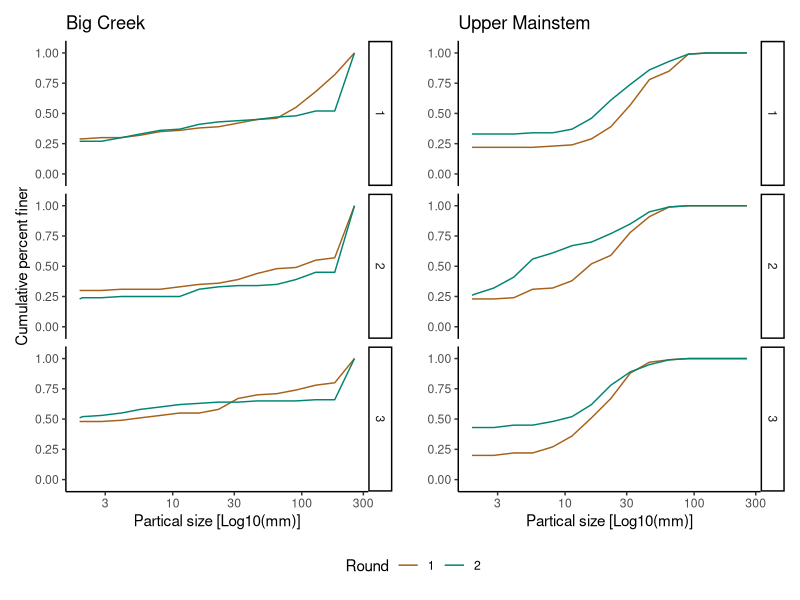
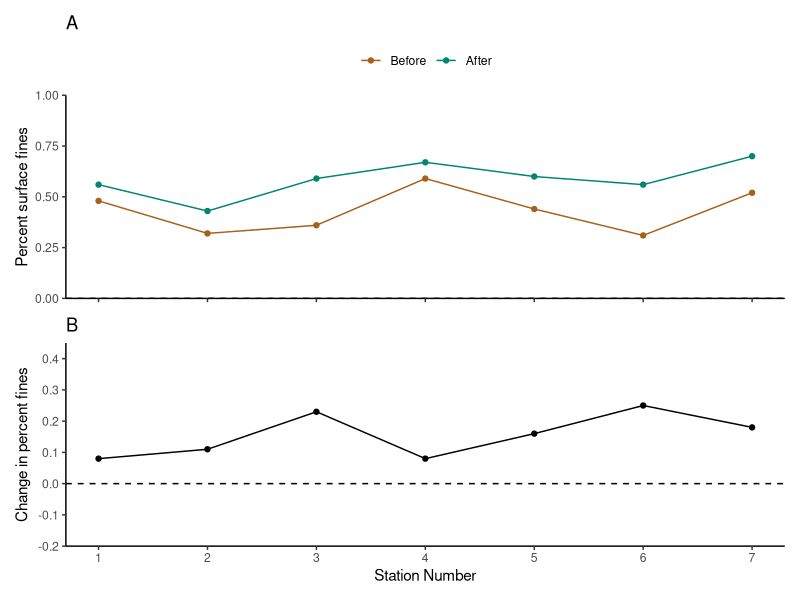
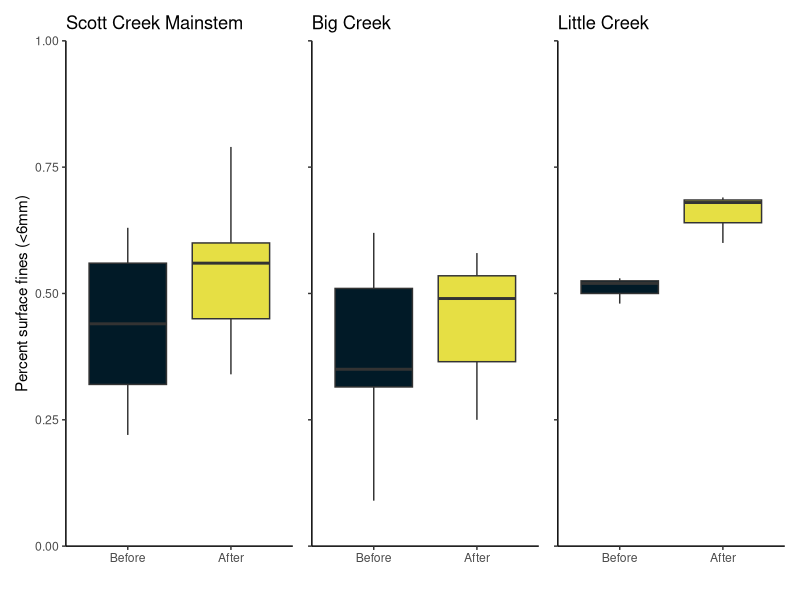
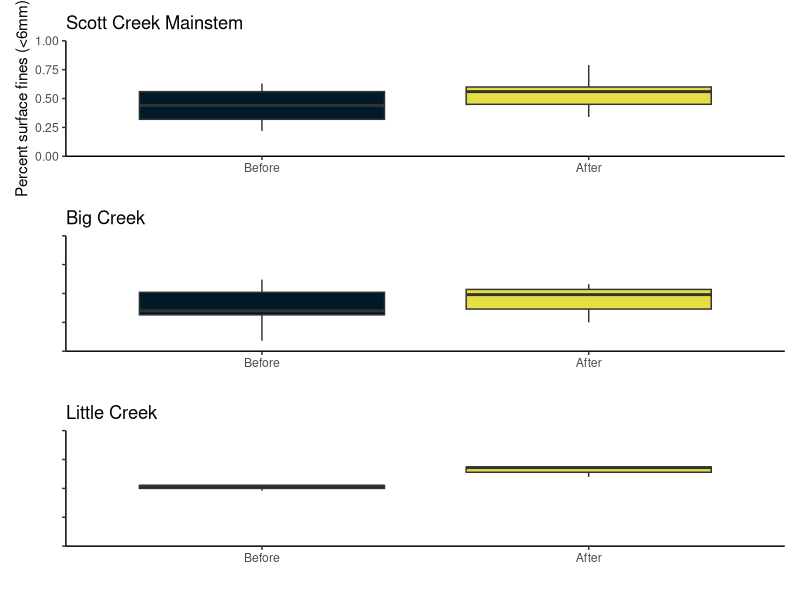
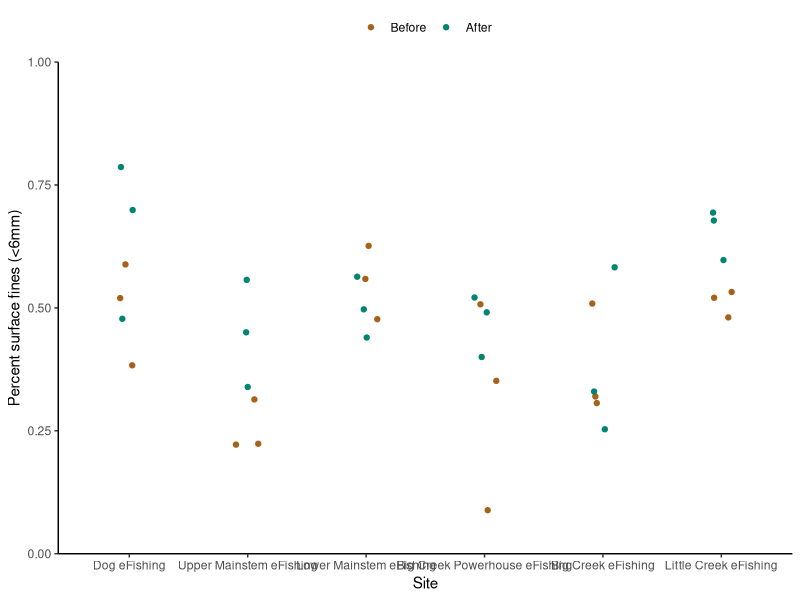
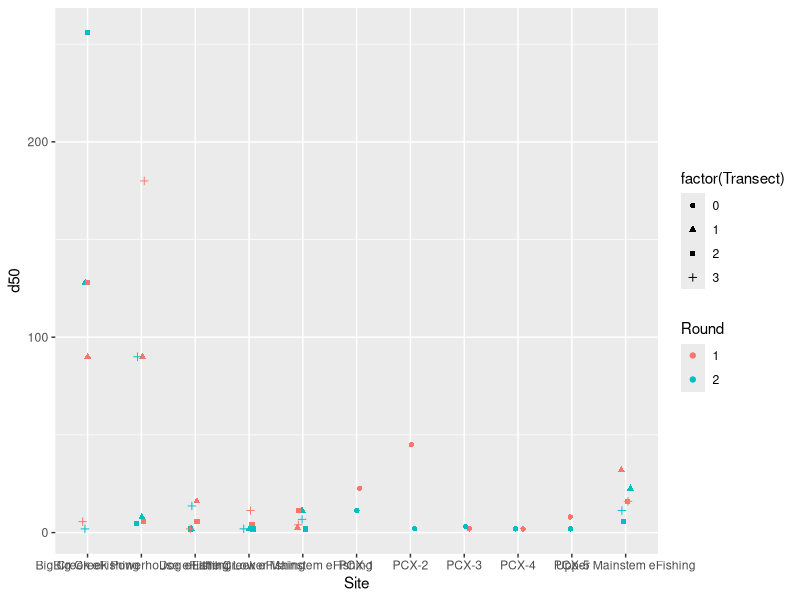
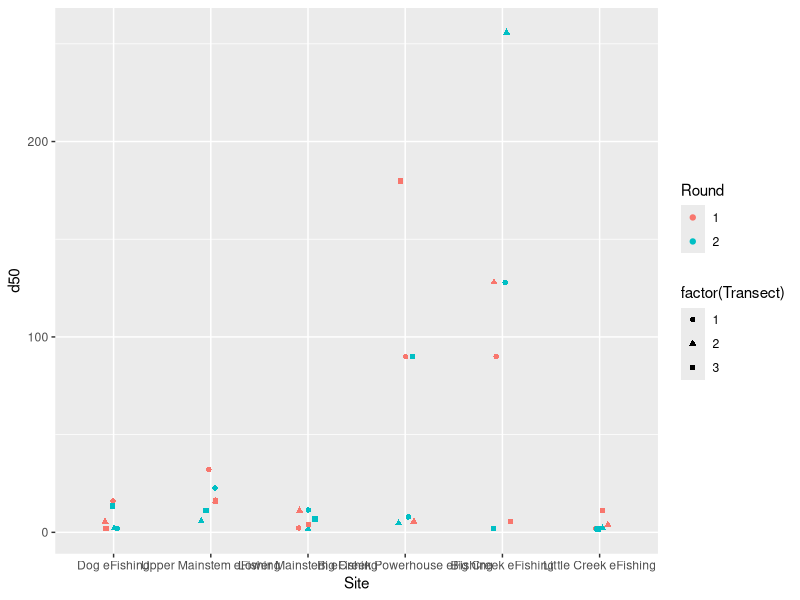
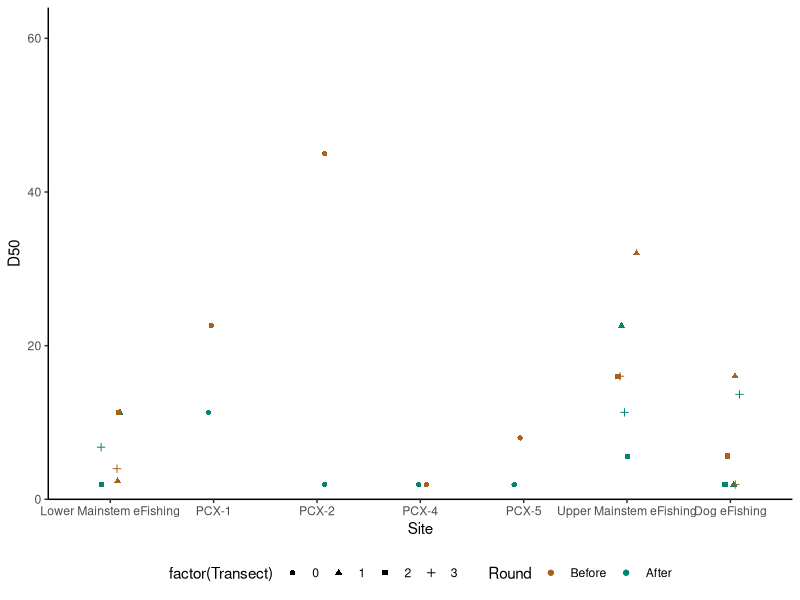

Reproduce these figures in R, in order.
###############################################
##
## Script name: 3_Pebble_Count_Data.R
##
## Goals: 1. Visualize the sediment distributions at each site/transect. 
##           (Data needs to be manipulated from size class counts (summaries) 
##           to individual pebbles).
##
##        2. Estimate the change in the amount of surface fines at each transect
##           (reported as % change over time). Note: The cuttoff for "fines" in 
##           the litterature is a bit ambiguous. For now we will stick with 
##           "fines" meaning <6mm (though <8mm could also been used).
##
##        3. Compare how different surface summary statistics (i.e. Dx) changed 
##           after the “first flush” at 1.A each site and 1.B longitudinally 
##           along the mainstem and Big Creek.
##
## Note: See https://github.com/RMBond/ScottCreek-WY21_CZUFire_Poster for project information.
##
###############################################

#Load packages
library(tidyverse)
library(dplyr)
library(lubridate)
# library(ggplot2)
library(patchwork)

#1. Read in the data ####

#Test Data - to help get started
pc.dat.test <- read.csv("Data/Scott_Creek_Pebble_Testdata_20210315.csv", sep = ",", header = T) #Initial pebble count test dataset. It consists of one transects worth of data.

#Real (whole) Data
#Note Round was blank for one size class at the Dog eFishing reach in the original WSP file. This was corrected on 3/31/21

pc.dat <- read.csv("Data/Scott_Creek_Pebble_20210331.csv", sep = ",", header = T) #736 obs of 7 var. 

#2. Do some data wrangling ####

pc.test <- pc.dat.test %>% #Start formatting columns into r "tidy" structure.
  mutate(Date = mdy(Date)) %>% 
  mutate(Round = as.factor(Round)) %>% #change column to type = factor
  mutate(Long_Station = as.numeric(Long_Station)) %>% #change column to type = numeric.
  mutate(Category_total = as.numeric(Category_total)) %>% #change column to type = numeric.
  arrange(Size_class_mm) %>% #makes sure data goes from smallest to larges pebble sizes.
  mutate(Percent_finer = cumsum(Category_total)/sum(Category_total)) #creat column for percent finer than.

pc <- pc.dat %>% #Start formatting columns into r "tidy" structure.
  mutate(Date = ymd(Date)) %>% 
  mutate(Round = as.factor(Round)) %>% #change column to type = factor
  mutate(Long_Station = as.numeric(Long_Station)) %>% #change column to type = numeric.
  mutate(Category_total = as.numeric(Category_total)) %>% #change column to type = numeric.
  mutate(Transect = replace_na(Transect, 0)) %>% #replace na (for PCX transects) with a zero 
  group_by(Round, Site, Transect) %>% #Tells r to group each individual transect worth of data to calculate % finer.
  arrange(Size_class_mm) %>% #makes sure data goes from smallest to larges pebble sizes.
  mutate(Percent_finer = cumsum(Category_total)/sum(Category_total)) #creat column for percent finer than. 

#Check the data structure

str(pc)

#3. Cumulative percent finer plots for the eFishing sites ####
#Goal: Quickly visualize some of the transect changes between survey rounds.
#      (Not intended for the poster). 

test.bc <- pc %>% 
  filter(Site == "Big Creek eFishing")

#Big Creek Plot - Subtle changes in sediment.
bc <- ggplot(test.bc, aes(Size_class_mm, Percent_finer, color = Round)) +
  geom_line() +
  facet_grid(Transect ~ .) +
  scale_x_log10(name = "Partical size [Log10(mm)]") +
  scale_y_continuous(name = "Cumulative percent finer", limits = c(0,1), expand = c(0,.1)) +
  scale_color_manual(values = c("#a6611a", "#018571")) +
  theme_classic() +
  ggtitle("Big Creek")

test.um <- pc %>% 
  filter(Site == "Upper Mainstem eFishing")

#Upper Mainstem Plot - Fines have increased substantially in the upper watershed. 
um <- ggplot(test.um, aes(Size_class_mm, Percent_finer, color = Round)) +
  geom_line() +
  facet_grid(Transect ~ .) +
  scale_x_log10(name = "Partical size [Log10(mm)]") +
  scale_y_continuous(name = "", limits = c(0,1), expand = c(0,.1)) +
  scale_color_manual(values = c("#a6611a", "#018571")) +
  theme_classic() +
  ggtitle("Upper Mainstem")

#Put plots together using patchwork
bc + um +
  plot_layout(guides = 'collect') & 
  theme(legend.position = 'bottom') 
# plot_annotation(caption = 'If the blue line starts above the tan line, it means the surface sediment became finer after the first flush.')

# ggsave("Figures/PC_20210406_5x4.jpg", width = 5, height = 4, units = "in", dpi = 650, device = "jpg")


#4. Percent fines (<6mm) along the mainstem by station number (pc2)####
#Goal: Visualize the amount (percent surface fines along the mainstem. Station number is used to lign up the sites from downstream to upstream.

pc2.mainstem.fines <- pc %>% 
  filter(Size_class_mm == 5.6) %>% #select the fines size class.
  filter(Long_Station < 8) %>% #mainstem stations
  filter(Transect == 0 | Transect == 2) #use T2 (midpoint) for each eFishing reach.

a <- ggplot(pc2.mainstem.fines, aes(x = Long_Station, y = Percent_finer, color = Round)) +
  geom_line() +
  geom_point() +
  scale_y_continuous(name = "Percent surface fines", limits = c(0,1.0), expand = c(0,0)) +
  scale_x_continuous(name = "Station Number", limits = c(1,7), breaks = seq(0,7,1)) +
  scale_color_manual(values = c("#a6611a", "#018571"), labels = c("Before", "After")) +
  theme_classic() +
  geom_hline(yintercept = 0, lty = 2) +
  labs(title = "A") +
  # subtitle = "Flow is from right (upstream) to left (downstream)") +
  # caption = "The meainstem between Big and Little Creeks (Station 3) and the upper watershed \n (Stations 6 and 7) had the biggest increases in fine sediment.")
  theme(axis.title.x = element_blank(),
        axis.text.x = element_blank(),
        legend.position = "top",
        legend.title = element_blank())

#5. Caculate change in % fines (<6mm) for each transect (pc2) ####
#Goal: Caculate the change in % fines (<6mm) between the two survey rounds for each transect and site.

#Subset data by Round
pc2.r1 <- pc %>%
  filter(Round == 1) %>% #Round 1 data
  filter(Size_class_mm == 5.6) #focus on the 5.6 size class for each transect


pc2.r2 <- pc %>%
filter(Round == 2) %>% #Round 2 data
  filter(Size_class_mm == 5.6) #focus on the 5.6 size class for each transect

#Spread data into long format to calculate % change
pc2 <- full_join(pc2.r1, pc2.r2, by = c("Site", "Transect")) %>% #Joins the two rounds of data
  mutate(fines_per_change = Percent_finer.y - Percent_finer.x) %>% #Subract round 1 from round 2. A positive number means an increase in fines after the first flush.
  mutate(Long_Station = Long_Station.x) %>% #relabeling station for clarity
  select(Site, Transect, Long_Station, fines_per_change)

#Plot % fines change over longitudinal station distance

#Subset data by mainstem vs tributary stations (See above for station number key)
pc2.mainstem <- pc2 %>%
  filter(Long_Station < 8) %>%
  filter(Transect == 0 | Transect == 2)

pc2.bigcreek <- pc2 %>%
  filter(Long_Station > 7 & Long_Station < 11) %>%
  filter(Transect == 0 | Transect == 2)

pc2.littlecreek <- pc2 %>%
  filter(Long_Station == 11) %>%
  filter(Transect == 0 | Transect == 2)

#Subset efishing reaches to make ranges for plot
stattest <- pc2 %>%
  filter(Long_Station == 7)

#Mainstem plot

b <- ggplot(pc2.mainstem, aes(x = Long_Station, y = fines_per_change)) +
  geom_line() +
  geom_point() +
scale_y_continuous(name = "Change in percent fines", limits = c(-0.2,0.45), breaks = seq(-0.2,0.45,.1), expand = c(0,0)) +
scale_x_continuous(name = "Station Number", limits = c(1,7), breaks = seq(0,7,1)) +
theme_classic() +
  geom_hline(yintercept = 0, lty = 2) +
  # geom_segment(x = 1, y = -0.13, xend = 1, yend = 0.08, lty = 3) + #variation in Station 1
  # geom_segment(x = 6, y = 0.12, xend = 6, yend = 0.25, lty = 3) + #variation in Station 6
  # geom_segment(x = 7, y = -0.11, xend = 7, yend = 0.3857, lty = 3) + #variation in Station 7
labs(title = "B")
  # labs(title = "Change in percent fines (<6mm) along the mainstem",
  #      subtitle = "Flow is from right (Upstream) to left (Downstream)",
  #      caption = "The meainstem between Big and Little Creeks (Station 3) and the upper watershed \n (Stations 6 and 7) had the biggest increases in fine sediment. \n Dotted vertical lines are ranges at the eFishing sites.")

#Putting plots together
a / b

# ggsave("Figures/PC_percent_fines_mainstem_20210406_6x6.jpg", width = 6, height = 6, units = "in", dpi = 650, device = "jpg")


#6. Boxplot of percent surface fines (pc3) ####
#Goal: Boxplot of percent surface fines using all sites/transects

pc3.fines <- pc %>% 
  filter(Size_class_mm == 5.6)

plot.pc3.fines.all <- ggplot(pc3.fines, aes(x = Round, y = Percent_finer)) +
  geom_boxplot() +
  scale_y_continuous(name = "Percent surface fines (<6mm)", limits = c(0,1),
                     expand = c(0,0))  +
  ggtitle("All sites")

#Boxplot of percent surface fines on mainstem
pc3.fines.mainstem <- pc %>% 
  filter(Size_class_mm == 5.6) %>% 
  filter(Long_Station < 8)

plot.pc3.fines.mainstem <- ggplot(pc3.fines.mainstem, aes(x = Round, y = Percent_finer)) +
  geom_boxplot(fill = c("#011a27", "#e6df44")) +
  scale_x_discrete(name = "", limits = c("1","2"), labels = c("Before", "After")) +
  scale_y_continuous(name = "Percent surface fines (<6mm)", limits = c(0,1),
                     expand = c(0,0)) +
  theme_classic() +
  # theme(axis.text.x = element_blank(), #use for portrait layout
  #       axis.title.y = element_blank()) +
  # ggtitle("Scott Creek Mainstem (n=13)")
  ggtitle("Scott Creek Mainstem")

#Boxplot of percent surface fines on Big Creek
pc3.fines.bc <- pc %>% 
  filter(Size_class_mm == 5.6) %>% 
  filter(Long_Station > 7 & Long_Station < 11)

plot.pc3.fines.bc <- ggplot(pc3.fines.bc, aes(x = Round, y = Percent_finer)) +
  geom_boxplot(fill = c("#011a27", "#e6df44")) +
  scale_x_discrete(name = "", limits = c("1","2"), labels = c("Before", "After")) +
  scale_y_continuous(name = "Percent surface fines (<6mm)", limits = c(0,1),
                     expand = c(0,0)) +
  theme_classic() +
  theme(axis.text.y = element_blank(),
        axis.title.y = element_blank()) +
  ggtitle("Big Creek")
  # ggtitle("Big Creek (n=7)")


#Boxplot of percent surface fines on Little Creek
pc3.fines.lc <- pc %>% 
  filter(Size_class_mm == 5.6) %>% 
  filter(Long_Station == 11)

plot.pc3.fines.lc <- ggplot(pc3.fines.lc, aes(x = Round, y = Percent_finer)) +
  geom_boxplot(fill = c("#011a27", "#e6df44")) +
  scale_x_discrete(name = "", limits = c("1","2"), labels = c("Before", "After")) +
  scale_y_continuous(name = "Percent surface fines (<6mm)", limits = c(0,1),
                     expand = c(0,0)) +
  theme_classic() +
  theme(axis.text.y = element_blank(),
        axis.title.y = element_blank()) +
  # ggtitle("Little Creek (n=3)")
  ggtitle("Little Creek")

#Put plots together using patchwork
plot.pc3.fines.mainstem +  plot.pc3.fines.bc +  plot.pc3.fines.lc # Landscape layout

# ggsave("Figures/PC_percent_fines_boxplot_20210414_7x3.jpg", width = 7, height = 3, units = "in", dpi = 650, device = "jpg")


plot.pc3.fines.mainstem /  plot.pc3.fines.bc /  plot.pc3.fines.lc # Portrait layout

# ggsave("Figures/PC_percent_fines_boxplot_20210413_3x6.jpg", width = 3, height = 6, units = "in", dpi = 650, device = "jpg")


#Variation in Percent Fines for each eFishing Site starting with pc3.fines

#Grab the eFishing sites
pc3.efishing <- pc3.fines %>% 
  filter(grepl('eFishing', Site)) #using grepl to select all sites with "efishing" in the name 

#Tell r Sites will be in a specific order.
pc3.efishing$Site <- factor(pc3.efishing$Site, levels = c("Dog eFishing","Upper Mainstem eFishing","Lower Mainstem eFishing","Big Creek Powerhouse eFishing","Big Creek eFishing", "Little Creek eFishing"),ordered = TRUE)

#Scatterplot to see the variation (3 transects) in percent fines for each eFishing Site.
ggplot(pc3.efishing, aes(x = Site, y = Percent_finer, color = Round)) +
  geom_jitter(width = 0.1) +
  scale_y_continuous(name = "Percent surface fines (<6mm)", limits = c(0,1),
                     expand = c(0,0)) +
  scale_color_manual(values = c("#a6611a", "#018571"), labels = c("Before", "After")) +
  theme_classic() +
  theme(legend.position = "top",
        legend.title = element_blank())


#STATS - TBD
#Need to figure out if we are using t-tests or Chi-squared test for independance?
#Before running the t tests we need to think about independance (repeated measures??. 

#Mainstem
pc3.fines.mainstem.r1 <-  pc3.fines.mainstem %>% 
  filter(Round == 1) %>% #Round 1 data  
  select(Percent_finer)

pc3.fines.mainstem.r2 <-  pc3.fines.mainstem %>% 
  filter(Round == 2) %>% #Round 2 data
  select(Percent_finer)

# t.test( pc3.fines.mainstem.r1$Percent_finer,  pc3.fines.mainstem.r2$Percent_finer, alternative = "two.sided") #May need to adjust the alternative to "greater than".

# Big Creek
pc3.fines.bc.r1 <-  pc3.fines.bc %>% 
  filter(Round == 1) %>% #Round 1 data  
  select(Percent_finer)

pc3.fines.bc.r2 <-  pc3.fines.bc %>% 
  filter(Round == 2) %>% #Round 2 data
  select(Percent_finer)

# t.test( pc3.fines.bc.r1$Percent_finer,  pc3.fines.bc.r2$Percent_finer, alternative = "two.sided") #May need to adjust the alternative to "greater than".

#Little Creek
pc3.fines.lc.r1 <-  pc3.fines.lc %>% 
  filter(Round == 1) %>% #Round 1 data  
  select(Percent_finer)

pc3.fines.lc.r2 <-  pc3.fines.lc %>% 
  filter(Round == 2) %>% #Round 2 data
  select(Percent_finer)

# t.test( pc3.fines.lc.r1$Percent_finer,  pc3.fines.lc.r2$Percent_finer, alternative = "two.sided") #May need to adjust the alternative to "greater than".


#7. Sediment Distribution Plots ####

#* 7.1 Expand count summaries to individual counts (pc4) ####
#The tidy package has the function "uncount" which is the opposite operation of "dplyr::count"

pc4 <- pc %>% 
  group_by(Site, Transect, Round)

pc4.pebbles <- uncount(pc4, Category_total, .id = "id") %>% 
  mutate(Pebble_mm = Size_class_mm) %>% #rename column to emphasize we are looking at individual pebbles now
  select(!Size_class_mm) #remove column

#* 7.2 Calculate D50 for plotting (pc4) ####
#Goal: Calculate the median (by definition the D50) for each site, transect, and round

pc4.d50 <- pc4.pebbles %>% 
  summarise(d50 = median(Pebble_mm))

ggplot(pc4.d50, aes( x = Site, y = d50, color = Round, shape = factor(Transect))) + 
  geom_jitter(width = 0.1)

#Looking at only eFishing Sites
#Grab the eFishing sites
pc4.efishing <- pc4.pebbles %>% 
  filter(grepl('eFishing', Site)) #using grepl to select all sites with "efishing" in the name 

#Tell r Sites will be in a specific order.
pc4.efishing$Site <- factor(pc4.efishing$Site, levels = c("Dog eFishing","Upper Mainstem eFishing","Lower Mainstem eFishing","Big Creek Powerhouse eFishing","Big Creek eFishing", "Little Creek eFishing"),ordered = TRUE)

pc4.d50.efish <- pc4.efishing %>% 
  summarise(d50 = median(Pebble_mm))

ggplot(pc4.d50.efish, aes( x = Site, y = d50, color = Round, shape = factor(Transect))) + 
  geom_jitter(width = 0.1)

#Looking longitudinally along the mainstem
pc4.d50.mainstem <- pc4.pebbles %>% 
  filter(Long_Station < 8) %>%  #mainstem stations
  summarise(d50 = median(Pebble_mm))

pc4.d50.mainstem$Site <- factor(pc4.d50.mainstem$Site, levels = c("Lower Mainstem eFishing", "PCX-1", "PCX-2", "PCX-4", "PCX-5", "Upper Mainstem eFishing", "Dog eFishing"),ordered = TRUE)

ggplot(pc4.d50.mainstem, aes( x = Site, y = d50, color = Round, shape = factor(Transect))) +
  geom_jitter(width = 0.1) +
  scale_y_continuous(name = "D50", limits = c(0,64),
                     expand = c(0,0)) +
  scale_color_manual(values = c("#a6611a", "#018571"), labels = c("Before", "After")) +
  theme_classic() +
  theme(legend.position = "bottom")

# ggsave("Figures/PC_d50_mainstem_20210406_9x3.jpg", width = 9, height = 3, units = "in", dpi = 650, device = "jpg")

#* 7.3 Pebble distribution plots (pc4) ####
#Quick scatterplot to see the data points
ggplot(pc4.pebbles, aes( x = Site, y = Pebble_mm, color = Round, shape = factor(Transect))) + 
  geom_jitter()


#Violin plot - hard to see
ggplot(pc4.pebbles, aes( x = Site, y = Pebble_mm, color = Round)) +
  geom_violin()

#Box plot 
ggplot(pc4.pebbles, aes( x = Site, y = Pebble_mm, color = Round)) +
  geom_boxplot()
